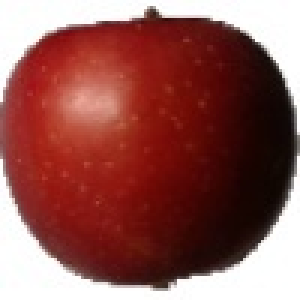
#> input picture Class/Training/Apple Braeburn/115_100.jpg, 100 x 100 px (shown 3 times larger); its folder holds only this picture in this run
$ python main.py
#> lines starting #> are read from the running program, lines starting #| are printed output that depends on the picture
import numpy as np
import os
import cv2
import matplotlib.pyplot as plt

DIR = r'Training'

data = []

dirfiles = os.listdir(DIR)

fullpaths = map(lambda name: os.path.join(DIR, name), dirfiles)

CATEGORIES = []

for file in fullpaths:
  CATEGORIES.append(os.path.basename(file))

for category in CATEGORIES:
  path = os.path.join(DIR, category)
  for img in os.listdir(path):
    img_path = os.path.join(path, img)
    label = CATEGORIES.index(category)
    print(img_path)
    arr = cv2.imread(img_path, cv2.IMREAD_GRAYSCALE)
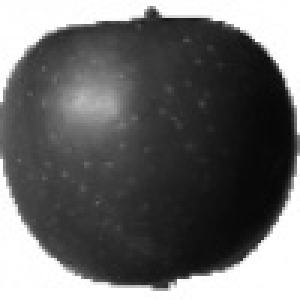
#> arr: shape (100, 100) (shown 3 times larger); min 6, max 255, mean 104.6
    if arr is None:
      print('Wrong path:', path)
    else:
      new_arr = cv2.resize(arr, (60, 60))
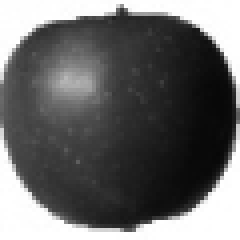
#> new_arr: shape (60, 60) (shown 4 times larger); min 7, max 255, mean 104.5
      data.append([new_arr, label])
#> pass 2 of the loop `for category in CATEGORIES:`:
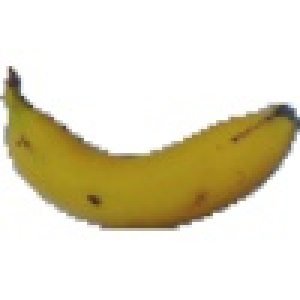
#> input picture Class/Training/Banana/121_100.jpg, 100 x 100 px (shown 3 times larger)
#> `arr = cv2.imread(img_path, cv2.IMREAD_GRAYSCALE)`:
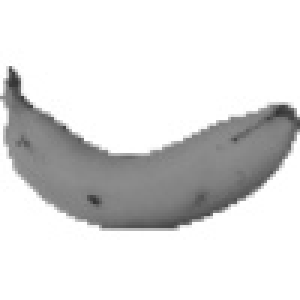
#> arr: shape (100, 100) (shown 3 times larger); min 51, max 255, mean 220.4
#> `new_arr = cv2.resize(arr, (60, 60))`:
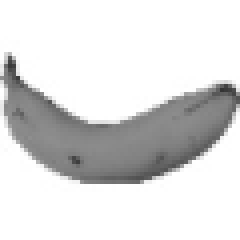
#> new_arr: shape (60, 60) (shown 4 times larger); min 52, max 255, mean 220.4

import random
random.shuffle(data)

X = []
y = []

for features, label in data:
  X.append(features)
  y.append(label)
#> this loop made 2 passes
#> label on passes 1 to 2: 0, 1
#> after the loop, X = 2 items; y = [0, 1]

X = np.array(X)
y = np.array(y)

import pickle

pickle.dump(X, open('X.pkl', 'wb'))
pickle.dump(y, open('y.pkl', 'wb'))
